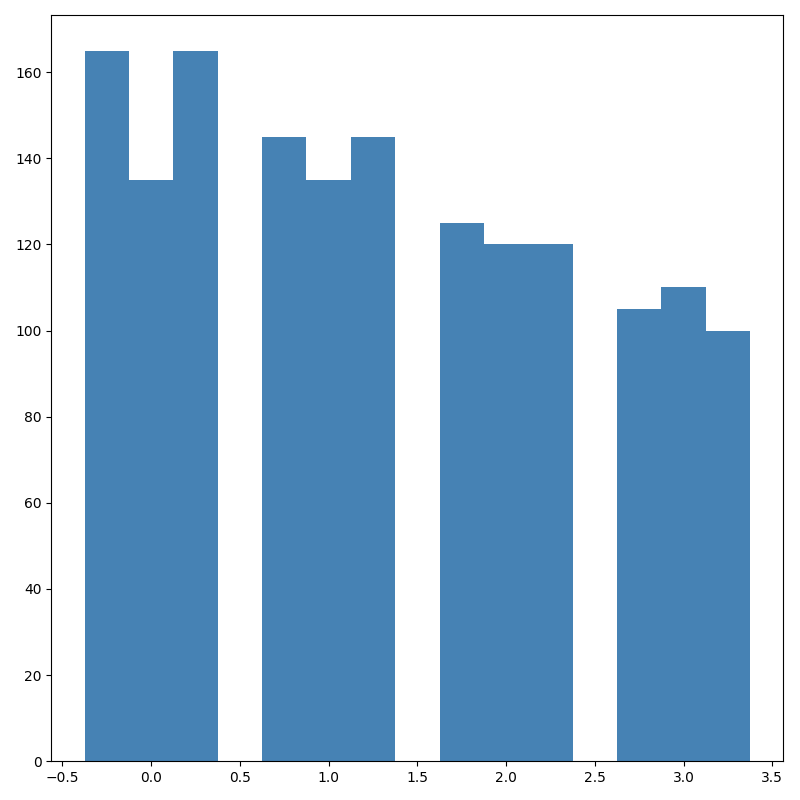

The Python source for this figure:
import matplotlib.pyplot as plt
import numpy as np

regions = ['North', 'South', 'East', 'West']

apple_sales = np.array([
    [10, 15, 20, 25],
    [30, 35, 40, 45],
    [40, 45, 50, 55],
    [25, 30, 35, 40]
])

orange_sales = np.array([
    [20, 15, 10, 5],
    [25, 30, 35, 40],
    [35, 40, 45, 50],
    [30, 35, 45, 40]
])

banana_sales = np.array([
    [15, 20, 25, 30],
    [20, 25, 30, 35],
    [30, 35, 45, 50],
    [35, 40, 45, 50]
])

apple_sum = apple_sales.sum(axis=0)
orange_sum = orange_sales.sum(axis=0)
banana_sum = banana_sales.sum(axis=0)

total_sales = apple_sum + orange_sum + banana_sum
sorted_indices = np.argsort(-total_sales)

apple_sorted = apple_sum[sorted_indices]
orange_sorted = orange_sum[sorted_indices]
banana_sorted = banana_sum[sorted_indices]

fig, ax1 = plt.subplots(figsize=(8, 8))

x = np.arange(len(regions))
bar_width = 0.25

consistent_color = '#4682b4'  # Steel blue color for all bars

ax1.bar(x - bar_width, apple_sorted, bar_width, color=consistent_color)
ax1.bar(x, orange_sorted, bar_width, color=consistent_color)
ax1.bar(x + bar_width, banana_sorted, bar_width, color=consistent_color)

plt.tight_layout()
plt.show()
